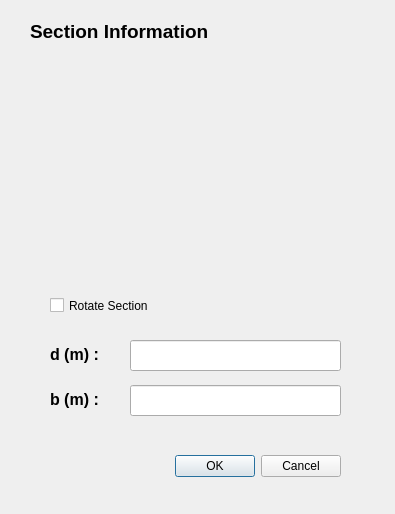
<?xml version="1.0" encoding="UTF-8"?>
<ui version="4.0">
 <class>I_section_Dialog</class>
 <widget class="QDialog" name="I_section_Dialog">
  <property name="geometry">
   <rect>
    <x>0</x>
    <y>0</y>
    <width>395</width>
    <height>514</height>
   </rect>
  </property>
  <property name="windowTitle">
   <string>Dialog</string>
  </property>
  <widget class="QDialogButtonBox" name="buttonBox">
   <property name="geometry">
    <rect>
     <x>140</x>
     <y>450</y>
     <width>201</width>
     <height>32</height>
    </rect>
   </property>
   <property name="orientation">
    <enum>Qt::Horizontal</enum>
   </property>
   <property name="standardButtons">
    <set>QDialogButtonBox::Cancel|QDialogButtonBox::Ok</set>
   </property>
  </widget>
  <widget class="QLineEdit" name="b_input">
   <property name="geometry">
    <rect>
     <x>130</x>
     <y>385</y>
     <width>211</width>
     <height>31</height>
    </rect>
   </property>
  </widget>
  <widget class="QLabel" name="label">
   <property name="geometry">
    <rect>
     <x>50</x>
     <y>390</y>
     <width>91</width>
     <height>20</height>
    </rect>
   </property>
   <property name="text">
    <string>&lt;html&gt;&lt;head/&gt;&lt;body&gt;&lt;p&gt;&lt;span style=&quot; font-size:12pt; font-weight:600;&quot;&gt;b (m) : &lt;/span&gt;&lt;/p&gt;&lt;/body&gt;&lt;/html&gt;</string>
   </property>
  </widget>
  <widget class="QLabel" name="label_2">
   <property name="geometry">
    <rect>
     <x>30</x>
     <y>20</y>
     <width>341</width>
     <height>20</height>
    </rect>
   </property>
   <property name="text">
    <string>&lt;html&gt;&lt;head/&gt;&lt;body&gt;&lt;p&gt;&lt;span style=&quot; font-size:14pt; font-weight:600;&quot;&gt;Section Information&lt;/span&gt;&lt;/p&gt;&lt;/body&gt;&lt;/html&gt;</string>
   </property>
  </widget>
  <widget class="QLabel" name="label_5">
   <property name="geometry">
    <rect>
     <x>50</x>
     <y>345</y>
     <width>91</width>
     <height>20</height>
    </rect>
   </property>
   <property name="text">
    <string>&lt;html&gt;&lt;head/&gt;&lt;body&gt;&lt;p&gt;&lt;span style=&quot; font-size:12pt; font-weight:600;&quot;&gt;d (m) : &lt;/span&gt;&lt;/p&gt;&lt;/body&gt;&lt;/html&gt;</string>
   </property>
  </widget>
  <widget class="QLineEdit" name="d_input">
   <property name="geometry">
    <rect>
     <x>130</x>
     <y>340</y>
     <width>211</width>
     <height>31</height>
    </rect>
   </property>
  </widget>
  <widget class="QLabel" name="label_7">
   <property name="geometry">
    <rect>
     <x>70</x>
     <y>40</y>
     <width>271</width>
     <height>231</height>
    </rect>
   </property>
   <property name="whatsThis">
    <string>&lt;html&gt;&lt;head/&gt;&lt;body&gt;&lt;p&gt;&lt;img src=&quot;:/I_section.JPG&quot;/&gt;&lt;/p&gt;&lt;/body&gt;&lt;/html&gt;</string>
   </property>
   <property name="text">
    <string>&lt;html&gt;&lt;head/&gt;&lt;body&gt;&lt;p&gt;&lt;img src=&quot;:Rectangular_section.JPG&quot; width=&quot;250&quot; height=&quot;200&quot;/&gt;&lt;/p&gt;&lt;/body&gt;&lt;/html&gt;</string>
   </property>
  </widget>
  <widget class="QCheckBox" name="rotate_check">
   <property name="geometry">
    <rect>
     <x>50</x>
     <y>290</y>
     <width>181</width>
     <height>31</height>
    </rect>
   </property>
   <property name="text">
    <string>Rotate Section</string>
   </property>
  </widget>
 </widget>
 <resources>
  <include location="section.qrc"/>
 </resources>
 <connections>
  <connection>
   <sender>buttonBox</sender>
   <signal>accepted()</signal>
   <receiver>I_section_Dialog</receiver>
   <slot>accept()</slot>
   <hints>
    <hint type="sourcelabel">
     <x>248</x>
     <y>254</y>
    </hint>
    <hint type="destinationlabel">
     <x>157</x>
     <y>274</y>
    </hint>
   </hints>
  </connection>
  <connection>
   <sender>buttonBox</sender>
   <signal>rejected()</signal>
   <receiver>I_section_Dialog</receiver>
   <slot>reject()</slot>
   <hints>
    <hint type="sourcelabel">
     <x>316</x>
     <y>260</y>
    </hint>
    <hint type="destinationlabel">
     <x>286</x>
     <y>274</y>
    </hint>
   </hints>
  </connection>
 </connections>
</ui>
